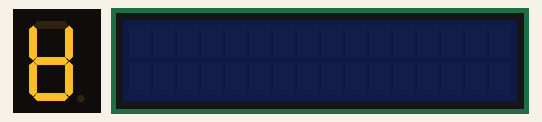
The sketch below on a simulated Arduino Uno, built with avr-gcc and run on an emulated ATmega328P. On the bench: 1-digit seven-segment display, 16×2 character LCD. Wiring (inferred from the names in the program): 1-digit 7-segment display, segments lit when HIGH: segments pin 2, pin 3, pin 4, pin 5, pin 6, pin 8, pin 7. The segment pins are drawn as the display they are named for.

Above: at 0.1 s.
At 0.7 s:
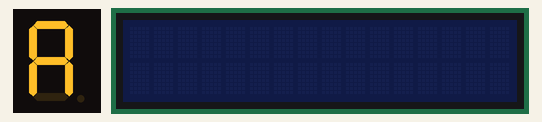
At 1.7 s:
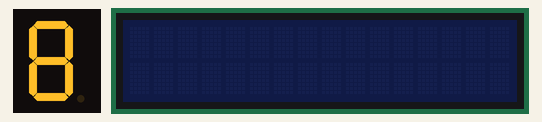
At 8.7 s:
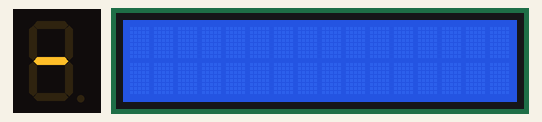
At 22.7 s:
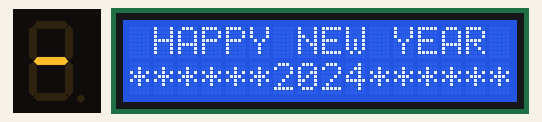
At 38.7 s:
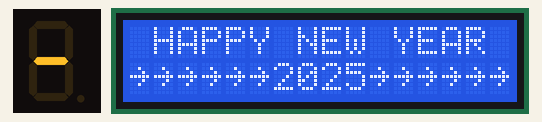

Measured:
- what the display in image 2 shows lasts 7.0 s, from 1.7 s to 8.7 s
- what the display in image 3 shows lasts 1.0 s, from 8.7 s to 9.7 s
- what the display in image 5 shows lasts 1.1 s, from 38.7 s to 39.8 s

The sketch:

sketch.ino
```cpp
#include <LiquidCrystal_I2C.h>
#include <Wire.h>
const int A=2,B=3,C=4,D=5,E=6,F=8,G=7;
LiquidCrystal_I2C lcd(0x27,  16, 2);
void setup() {
  lcd.init();
  pinMode(A, OUTPUT);
  pinMode(B, OUTPUT);
  pinMode(C, OUTPUT);
  pinMode(D, OUTPUT);
  pinMode(E, OUTPUT);
  pinMode(F, OUTPUT);
  pinMode(G, OUTPUT);
  //Ensuring All LED's are in OFF state

  digitalWrite(A, HIGH);
  digitalWrite(B, HIGH);
  digitalWrite(C, HIGH);
  digitalWrite(D, HIGH);
  digitalWrite(E, HIGH);
  digitalWrite(F, HIGH);
  digitalWrite(G, HIGH);
  //starting Pattern
  digitalWrite(A,LOW);
  delay(200);
  digitalWrite(A, HIGH);
  digitalWrite(B, LOW);
  delay(200);
  digitalWrite(B, HIGH);
  digitalWrite(C, LOW);
  delay(200);
  digitalWrite(C,HIGH);
  digitalWrite(D,LOW);
  delay(200);
  digitalWrite(D,HIGH);
  digitalWrite(E,LOW);
  delay(200);
  digitalWrite(E,HIGH);
  digitalWrite(F,LOW);
  delay(200);
  digitalWrite(F,HIGH);
  digitalWrite(A,LOW);
  delay(200);
  digitalWrite(A,HIGH);
  digitalWrite(G,LOW);
  delay(200);
  digitalWrite(G,HIGH);
  //COUNTDOWN
  delay(1000);
  //5
  digitalWrite(A, LOW);
  digitalWrite(B, HIGH);
  digitalWrite(C, LOW);
  digitalWrite(D, LOW);
  digitalWrite(E, HIGH);
  digitalWrite(F, LOW);
  digitalWrite(G, LOW);

  digitalWrite(A, HIGH);
  digitalWrite(B, HIGH);
  digitalWrite(C, HIGH);
  digitalWrite(D, HIGH);
  digitalWrite(E, HIGH);
  digitalWrite(F, HIGH);
  digitalWrite(G, HIGH);
  delay(1200);
//4
  digitalWrite(A, HIGH);
  digitalWrite(B, LOW);
  digitalWrite(C, LOW);
  digitalWrite(D, HIGH);
  digitalWrite(E, HIGH);
  digitalWrite(F, LOW);
  digitalWrite(G, LOW);

  digitalWrite(A, HIGH);
  digitalWrite(B, HIGH);
  digitalWrite(C, HIGH);
  digitalWrite(D, HIGH);
  digitalWrite(E, HIGH);
  digitalWrite(F, HIGH);
  digitalWrite(G, HIGH);
  delay(1200);
  //3
  digitalWrite(A, LOW);
  digitalWrite(B, LOW);
  digitalWrite(C, LOW);
  digitalWrite(D, LOW);
  digitalWrite(E, HIGH);
  digitalWrite(F, HIGH);
  digitalWrite(G, LOW);

  digitalWrite(A, HIGH);
  digitalWrite(B, HIGH);
  digitalWrite(C, HIGH);
  digitalWrite(D, HIGH);
  digitalWrite(E, HIGH);
  digitalWrite(F, HIGH);
  digitalWrite(G, HIGH);
  delay(1200);
  //2
  digitalWrite(A, LOW);
  digitalWrite(B, LOW);
  digitalWrite(C, HIGH);
  digitalWrite(D, LOW);
  digitalWrite(E, LOW);
  digitalWrite(F, HIGH);
  digitalWrite(G, LOW);

  digitalWrite(A, HIGH);
  digitalWrite(B, HIGH);
  digitalWrite(C, HIGH);
  digitalWrite(D, HIGH);
  digitalWrite(E, HIGH);
  digitalWrite(F, HIGH);
  digitalWrite(G, HIGH);
  delay(1200);
  //1
  digitalWrite(A, HIGH);
  digitalWrite(B, LOW);
  digitalWrite(C, LOW);
  digitalWrite(D, HIGH);
  digitalWrite(E, HIGH);
  digitalWrite(F, HIGH);
  digitalWrite(G, HIGH);

  digitalWrite(A, HIGH);
  digitalWrite(B, HIGH);
  digitalWrite(C, HIGH);
  digitalWrite(D, HIGH);
  digitalWrite(E, HIGH);
  digitalWrite(F, HIGH);
  digitalWrite(G, HIGH);
  delay(1200);
  //0
  digitalWrite(A, LOW);
  digitalWrite(B, LOW);
  digitalWrite(C, LOW);
  digitalWrite(D, LOW);
  digitalWrite(E, LOW);
  digitalWrite(F, LOW);
  digitalWrite(G, HIGH);
  lcd.backlight();
}
void loop() {
  delay(1000);
  lcd.setCursor(1, 0);
  lcd.print("HAPPY NEW YEAR");
  lcd.setCursor(0, 1);
  delay(100);
  lcd.print("******2024******");
  lcd.setCursor(0, 1);
  delay(1000);
  lcd.print("~~~~~~2025~~~~~~");
}
```
